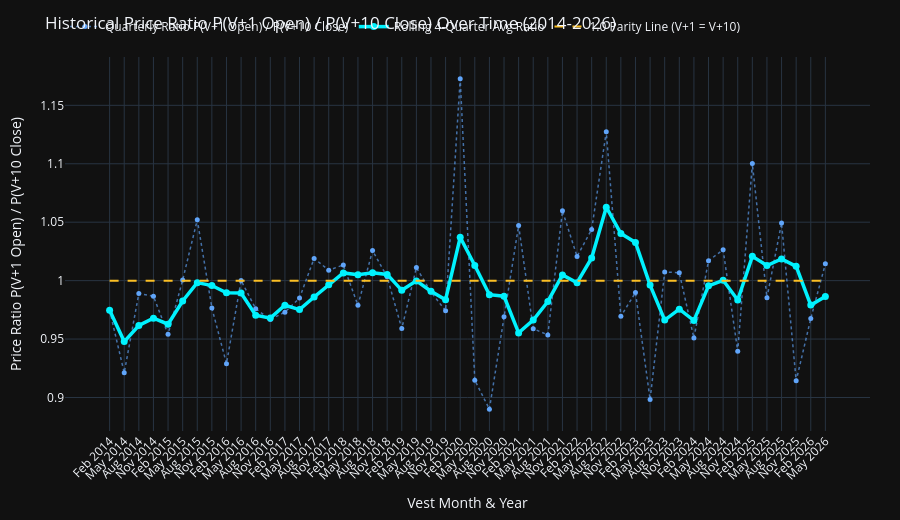

The notebook cell this image was saved under:
### Markdown cell above
## 4. Historical Regime Shift: Rolling 4-Quarter Ratio of $P_{V+1} / P_{V+10}$ Over Time

To track whether selling early on $V+1$ has become superior to holding until $V+10$ over time, we plot the ratio of:
$$\text{Ratio} = \frac{\text{Price}(V+1\text{ Open})}{\text{Price}(V+10\text{ Close})}$$

- **Ratio $> 1.00$ (Green Shaded Region)**: $V+1$ Open price was **HIGHER** than $V+10$ Close price (selling early on $V+1$ WON).
- **Ratio $< 1.00$ (Red Shaded Region)**: $V+10$ Close price was **HIGHER** than $V+1$ Open price (holding to $V+10$ WON).

### Code cell
# Rolling 4-Quarter Ratio Chart
rData = results_data['all']['ratios_series']
rLabels = [r.get('month_label', r['quarter']) for r in rData]
rRaw = [r['ratio_o1_c10'] for r in rData]
rRoll = [r['rolling_4q_o1_c10'] for r in rData]

yMin = min(rRaw) - 0.02
yMax = max(rRaw) + 0.02

fig_ratio = go.Figure()

fig_ratio.add_trace(go.Scatter(
    x=rLabels, y=rRaw, mode='lines+markers',
    name='Quarterly Ratio P(V+1 Open) / P(V+10 Close)',
    line=dict(color='rgba(96, 165, 250, 0.65)', width=1.5, dash='dot'),
    marker=dict(size=5, color='#60a5fa')
))

fig_ratio.add_trace(go.Scatter(
    x=rLabels, y=rRoll, mode='lines+markers',
    name='Rolling 4-Quarter Avg Ratio',
    line=dict(color='#00f2fe', width=3.5),
    marker=dict(size=7, color='#00f2fe')
))

fig_ratio.add_trace(go.Scatter(
    x=rLabels, y=[1.0]*len(rLabels), mode='lines',
    name='1.0 Parity Line (V+1 = V+10)',
    line=dict(color='#fbbf24', dash='dash', width=2)
))

fig_ratio.update_layout(
    title="Historical Price Ratio P(V+1 Open) / P(V+10 Close) Over Time (2014-2026)",
    xaxis_title="Vest Month & Year",
    yaxis_title="Price Ratio P(V+1 Open) / P(V+10 Close)",
    template="plotly_dark",
    height=520,
    margin=dict(t=50, r=30, l=65, b=85),
    legend=dict(orientation="h", y=1.12, x=0),
    xaxis=dict(tickangle=-45)
)
fig_ratio.show()

### Figure 1 — Plotly figure (JSON) as saved in the notebook; plotly's stock layout.template omitted (floating-point values rounded to 4 significant figures)
{"data": [{"line": {"color": "rgba(96, 165, 250, 0.65)", "dash": "dot", "width": 1.5}, "marker": {"color": "#60a5fa", "size": 5}, "mode": "lines+markers", "name": "Quarterly Ratio P(V+1 Open) / P(V+10 Close)", "type": "scatter", "x": ["Feb 2014", "May 2014", "Aug 2014", "Nov 2014", "Feb 2015", "May 2015", "Aug 2015", "Nov 2015", "Feb 2016", "May 2016", "Aug 2016", "Nov 2016", "Feb 2017", "May 2017", "Aug 2017", "Nov 2017", "Feb 2018", "May 2018", "Aug 2018", "Nov 2018", "Feb 2019", "May 2019", "Aug 2019", "Nov 2019", "Feb 2020", "May 2020", "Aug 2020", "Nov 2020", "Feb 2021", "May 2021", "Aug 2021", "Nov 2021", "Feb 2022", "May 2022", "Aug 2022", "Nov 2022", "Feb 2023", "May 2023", "Aug 2023", "Nov 2023", "Feb 2024", "May 2024", "Aug 2024", "Nov 2024", "Feb 2025", "May 2025", "Aug 2025", "Nov 2025", "Feb 2026", "May 2026"], "y": [0.9746, 0.9212, 0.989, 0.9866, 0.954, 1.0, 1.052, 0.9767, 0.929, 1.0, 0.976, 0.9667, 0.973, 0.9851, 1.019, 1.009, 1.013, 0.9788, 1.026, 1.003, 0.959, 1.011, 0.9902, 0.9743, 1.173, 0.9148, 0.89, 0.969, 1.047, 0.9589, 0.9536, 1.06, 1.021, 1.044, 1.127, 0.9695, 0.9898, 0.8982, 1.007, 1.007, 0.9508, 1.017, 1.026, 0.9396, 1.1, 0.9853, 1.049, 0.9142, 0.9675, 1.014]}, {"line": {"color": "#00f2fe", "width": 3.5}, "marker": {"color": "#00f2fe", "size": 7}, "mode": "lines+markers", "name": "Rolling 4-Quarter Avg Ratio", "type": "scatter", "x": ["Feb 2014", "May 2014", "Aug 2014", "Nov 2014", "Feb 2015", "May 2015", "Aug 2015", "Nov 2015", "Feb 2016", "May 2016", "Aug 2016", "Nov 2016", "Feb 2017", "May 2017", "Aug 2017", "Nov 2017", "Feb 2018", "May 2018", "Aug 2018", "Nov 2018", "Feb 2019", "May 2019", "Aug 2019", "Nov 2019", "Feb 2020", "May 2020", "Aug 2020", "Nov 2020", "Feb 2021", "May 2021", "Aug 2021", "Nov 2021", "Feb 2022", "May 2022", "Aug 2022", "Nov 2022", "Feb 2023", "May 2023", "Aug 2023", "Nov 2023", "Feb 2024", "May 2024", "Aug 2024", "Nov 2024", "Feb 2025", "May 2025", "Aug 2025", "Nov 2025", "Feb 2026", "May 2026"], "y": [0.9746, 0.9479, 0.9616, 0.9678, 0.9627, 0.9825, 0.9983, 0.9958, 0.9895, 0.9894, 0.9704, 0.9679, 0.979, 0.9752, 0.986, 0.9965, 1.007, 1.005, 1.007, 1.005, 0.9917, 0.9998, 0.9909, 0.9836, 1.037, 1.013, 0.9879, 0.9866, 0.9553, 0.9663, 0.9822, 1.005, 0.9982, 1.019, 1.063, 1.04, 1.033, 0.9962, 0.9662, 0.9755, 0.9658, 0.9955, 1.0, 0.9835, 1.021, 1.013, 1.019, 1.012, 0.9791, 0.9863]}, {"line": {"color": "#fbbf24", "dash": "dash", "width": 2}, "mode": "lines", "name": "1.0 Parity Line (V+1 = V+10)", "type": "scatter", "x": ["Feb 2014", "May 2014", "Aug 2014", "Nov 2014", "Feb 2015", "May 2015", "Aug 2015", "Nov 2015", "Feb 2016", "May 2016", "Aug 2016", "Nov 2016", "Feb 2017", "May 2017", "Aug 2017", "Nov 2017", "Feb 2018", "May 2018", "Aug 2018", "Nov 2018", "Feb 2019", "May 2019", "Aug 2019", "Nov 2019", "Feb 2020", "May 2020", "Aug 2020", "Nov 2020", "Feb 2021", "May 2021", "Aug 2021", "Nov 2021", "Feb 2022", "May 2022", "Aug 2022", "Nov 2022", "Feb 2023", "May 2023", "Aug 2023", "Nov 2023", "Feb 2024", "May 2024", "Aug 2024", "Nov 2024", "Feb 2025", "May 2025", "Aug 2025", "Nov 2025", "Feb 2026", "May 2026"], "y": [1.0, 1.0, 1.0, 1.0, 1.0, 1.0, 1.0, 1.0, 1.0, 1.0, 1.0, 1.0, 1.0, 1.0, 1.0, 1.0, 1.0, 1.0, 1.0, 1.0, 1.0, 1.0, 1.0, 1.0, 1.0, 1.0, 1.0, 1.0, 1.0, 1.0, 1.0, 1.0, 1.0, 1.0, 1.0, 1.0, 1.0, 1.0, 1.0, 1.0, 1.0, 1.0, 1.0, 1.0, 1.0, 1.0, 1.0, 1.0, 1.0, 1.0]}], "layout": {"height": 520, "legend": {"orientation": "h", "x": 0, "y": 1.12}, "margin": {"b": 85, "l": 65, "r": 30, "t": 50}, "title": {"text": "Historical Price Ratio P(V+1 Open) / P(V+10 Close) Over Time (2014-2026)"}, "xaxis": {"tickangle": -45, "title": {"text": "Vest Month & Year"}}, "yaxis": {"title": {"text": "Price Ratio P(V+1 Open) / P(V+10 Close)"}}}}
